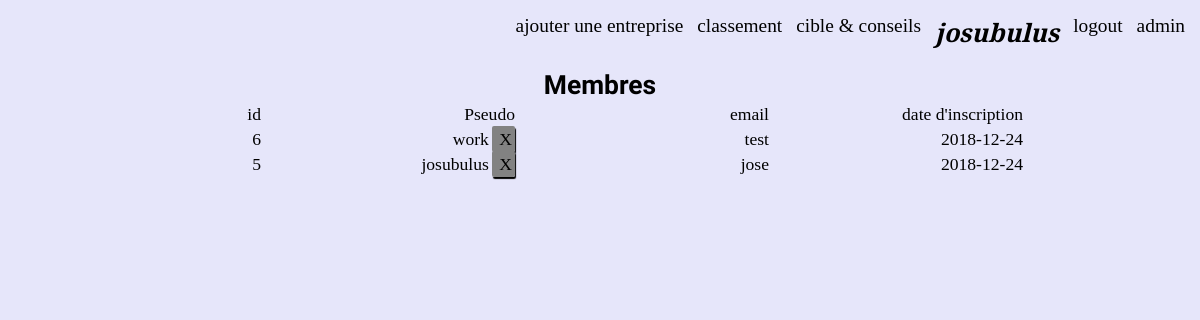
The page /admin.php (signed in) on the database its author committed.
### tables this page shows
CREATE TABLE `membres` (
  `id` int(11) NOT NULL,
  `pseudo` varchar(255) NOT NULL,
  `pass` varchar(255) NOT NULL,
  `email` varchar(255) NOT NULL,
  `date_inscription` date NOT NULL,
  `status_membre` int(11) NOT NULL DEFAULT '0'
);

### admin.php (the view, shortened to what this page needs)
<?php if (isset($_SESSION['page']) && $_SESSION['page'] == "login_ok" && $_SESSION['id_membre'] == 5)
{
?>
<!DOCTYPE html>
<html lang="fr" dir="ltr" />
  <head>
    <link rel="stylesheet" href="css/style.css" />
  </head>
  <body>
    <header>
      <nav>
        <?php include('include/nav.php'); ?>
      </nav>
    </header>
    <section>
<?php include('include/login_bdd.php');?>
<h2>Membres</h2>
                      <table class="membres">
                        <tr>
                          <td>id</td>
                          <td>Pseudo</td>
                          <td>email</td>
                          <td>date d'inscription</td>
                        </tr>
                        <?php
                        if (isset($_GET['suppr']) && $_GET['suppr']==1 && $_GET['id_membre'] != 5)
                         {
                         ?>
                            <p> <em> Etes-vous sûr de vouloir supprimer <?php echo $_GET['pseudo']; ?>  </em> </p>
                            <p><a class="bouton_statut" href="admin.php"> <em>NON</em>  </a></p>
                            <p><a class="bouton_statut" href="membres_post.php?id_membre=<?php echo $_GET['id_membre']; ?>"> <em>OUI</em> </a></p>
                         <?php
                        }
                        else {
                          $req=$bdd->query('SELECT * FROM membres ORDER BY id DESC');
                                  while ($membres=$req->fetch())
                                  {
                          ?>
                          <tr>
                            <td><?php echo $membres['id']; ?></td>
                            <td> <?php echo $membres['pseudo']; ?><a class="bouton_statut"  href="admin.php?suppr=1&amp;pseudo=<?php echo $membres['pseudo']; ?>&amp;id_membre=<?php echo $membres['id']; ?>"> X </a> </td>
                            <td><?php echo $membres['email']; ?></td>
                            <td><?php echo $membres['date_inscription']; ?></td>
                          </tr>
                      <?php }
                    }?>
                    </table>
    </section>
  </body>
</html>
<?php
}
else
{
  header('location:inscription.php');
}

### css/style.css (style rules this page uses)
body { background-color: rgb(230,230,250); font-family: 'EB Garamond'; font-size: 1.1em; }
h2 { text-align:center; font-family: 'Hind Siliguri', sans-serif; margin-bottom: 1px; }
td { text-align: right; }
a { color:black; text-decoration: none; }
.bouton_statut { border:1px rgba(0,0,0,0) solid; border-radius: 2px; padding: 2px; margin:auto; margin-left: 3px; background-color: rgb(130,130,130); box-shadow: 1px 2px 1px black; text-decoration: none; color: black; }
.membres tr td { width: 250px; text-align: right; }

### rows shown on the page
membres: id "6", pseudo "work", email "test", date_inscription "2018-12-24"
membres: id "5", pseudo "josubulus", email "jose", date_inscription "2018-12-24"

### other values the page prints
$_SESSION['pseudo_membre'] "josubulus"
